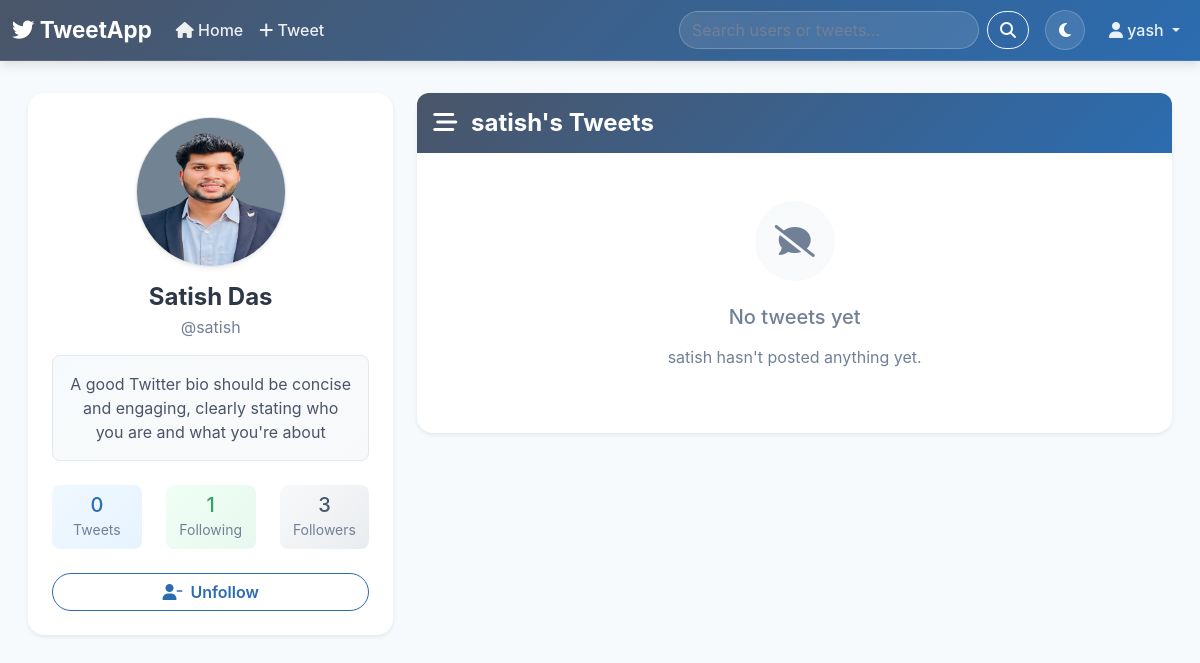
Page /tweet/profile/satish/ (signed in) on the earlier database version.
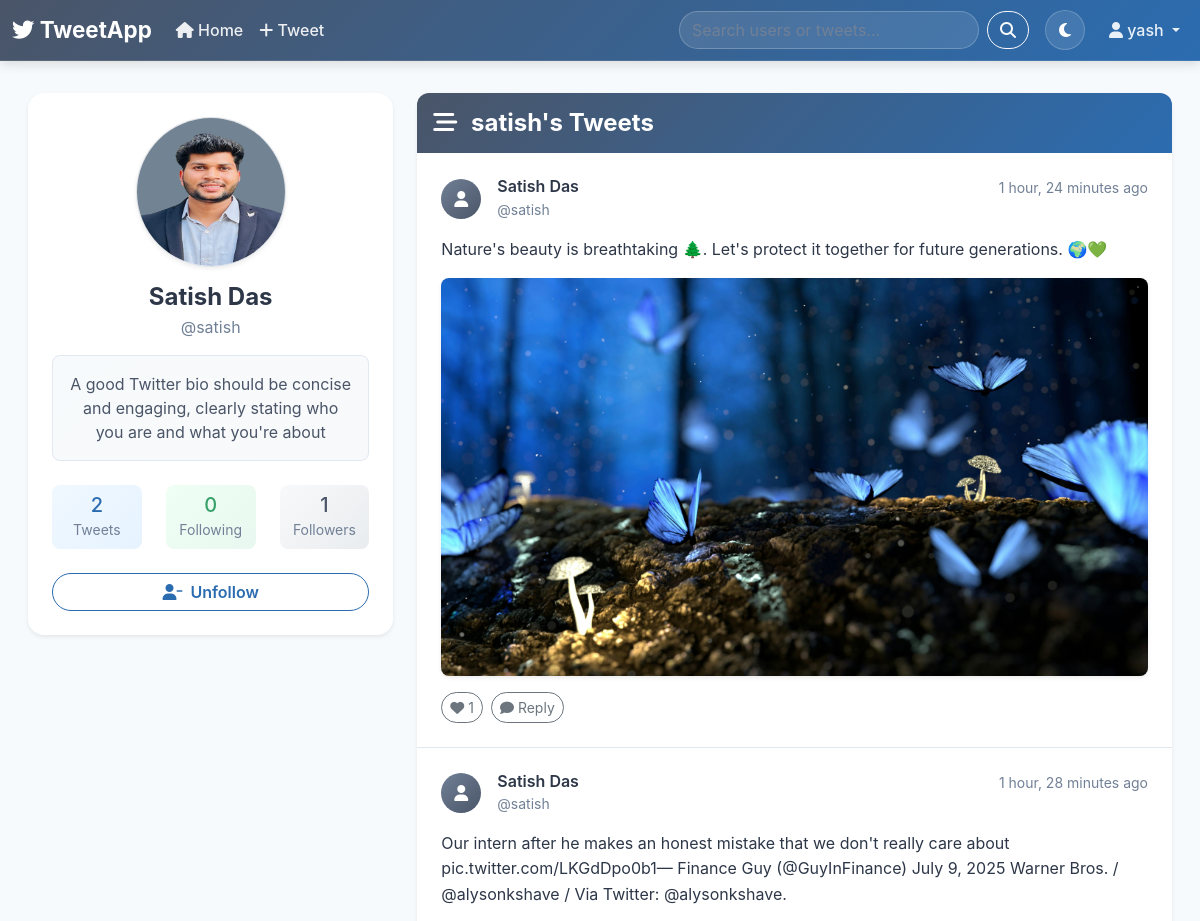
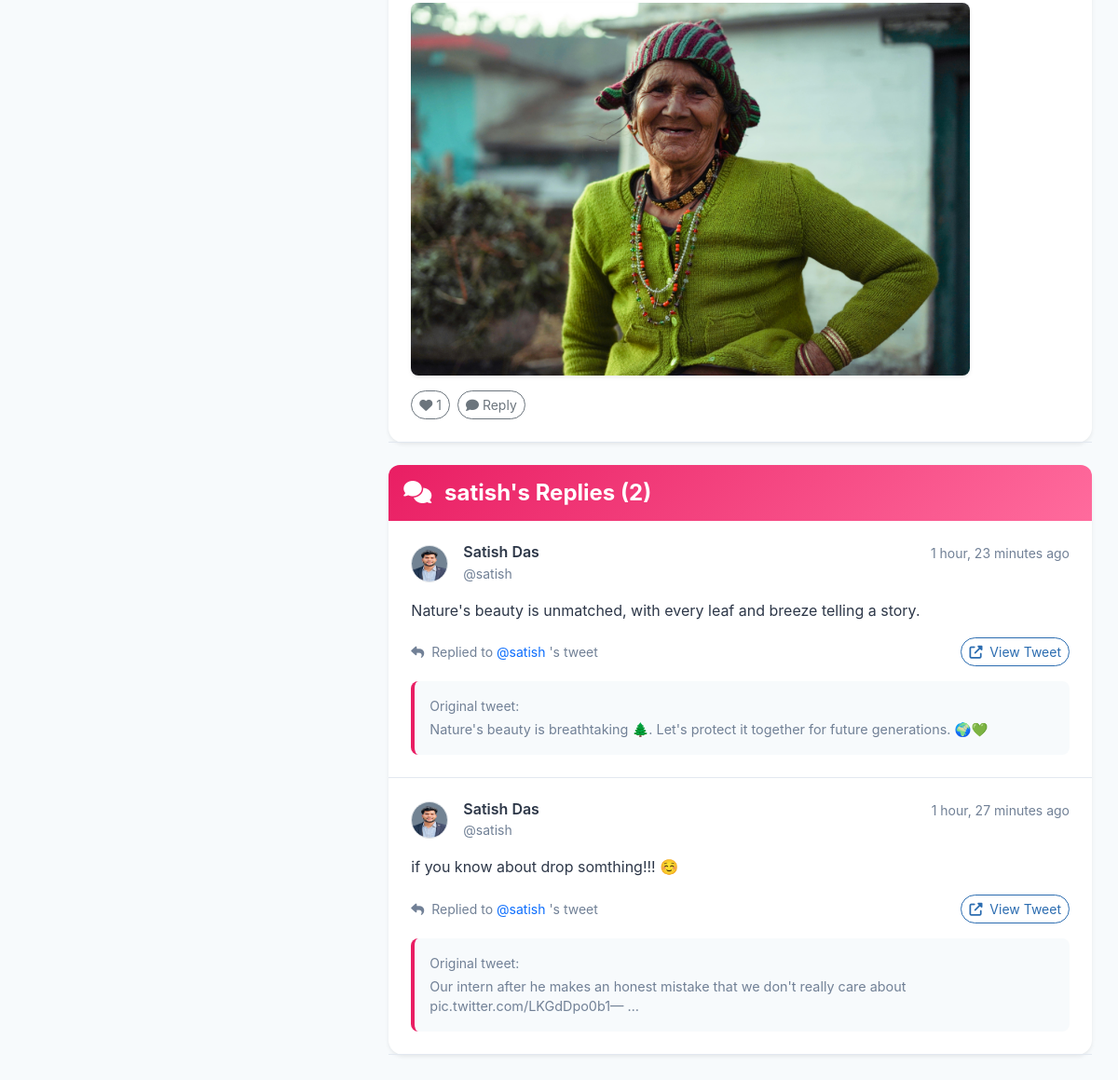
Same page on the later database version (2 pictures, top to bottom).
### tweet/models.py (models this page shows, shortened)
class UserProfile(models.Model):
    user = models.OneToOneField(User, on_delete=models.CASCADE)
    bio = models.TextField(max_length=500, blank=True)
    location = models.CharField(max_length=30, blank=True)
    birth_date = models.DateField(null=True, blank=True)
    avatar = models.ImageField(upload_to='avatars/', blank=True, null=True)
    website = models.URLField(blank=True)
    followers = models.ManyToManyField(User, related_name='following', blank=True)
    created_at = models.DateTimeField(auto_now_add=True)
    updated_at = models.DateTimeField(auto_now=True)
    @property
    def followers_count(self):
        return self.followers.count()
    @property
    def following_count(self):
        return self.user.following.count()

class Tweet(models.Model):
    user = models.ForeignKey(User, on_delete=models.CASCADE)
    text = models.TextField(max_length=240)
    photo = models.ImageField(upload_to='photos/', blank=True, null=True)
    created_at = models.DateTimeField(auto_now_add=True)
    updated_at = models.DateTimeField(auto_now=True)

class Comment(models.Model):
    user = models.ForeignKey(User, on_delete=models.CASCADE)
    tweet = models.ForeignKey(Tweet, on_delete=models.CASCADE, related_name='comments')
    text = models.TextField(max_length=280)
    created_at = models.DateTimeField(auto_now_add=True)
    updated_at = models.DateTimeField(auto_now=True)
    class Meta:
        ordering = ['-created_at']

### tweet/views.py (the view)
# urls.py: path('profile/', views.profile_view, name='profile_view'),
@login_required
def profile_view(request, username=None):
    if username:
        user = get_object_or_404(User, username=username)
    else:
        user = request.user
    profile, created = UserProfile.objects.get_or_create(user=user)
    tweets = Tweet.objects.filter(user=user).order_by('-created_at')
    comments = Comment.objects.filter(user=user).order_by('-created_at')
    context = {
        'profile_user': user,
        'profile': profile,
        'tweets': tweets,
        'comments': comments,
        'is_own_profile': user == request.user,
    }
    return render(request, 'profile.html', context)

### tweet/templates/profile.html (shortened to what the changed rows need)
{% extends "layout.html" %}
{% block content %}
<div class="row">
    <div class="col-md-4">
        <div class="card shadow-sm border-0 rounded-4">
            <div class="card-body text-center p-4">
                {% if profile.avatar %}
                    <img src="{{ profile.avatar.url }}" class="rounded-circle mb-3 border shadow-sm" width="150" height="150" alt="Avatar">
                {% else %}
                    <div class="mx-auto mb-3 d-flex align-items-center justify-content-center rounded-circle shadow-sm"
                         style="width: 150px; height: 150px; background: linear-gradient(135deg, var(--secondary-color) 0%, var(--primary-color) 100%); color: white;">
                        <i class="fas fa-user fa-3x"></i>
                    </div>
                {% endif %}
                <h4 class="fw-bold mb-1" style="color: var(--text-primary);">{{ profile_user.get_full_name|default:profile_user.username }}</h4>
                <p class="text-muted mb-3">@{{ profile_user.username }}</p>
                {% if profile.bio %}
                    <div class="mb-4">
                        <div class="p-3 rounded-3" style="background: linear-gradient(135deg, var(--light-bg) 0%, #f8f9fa 100%); border: 1px solid var(--border-color);">
                            <p class="mb-0" style="color: var(--text-secondary);">{{ profile.bio }}</p>
                        </div>
                    </div>
                {% endif %}
                <div class="row text-center mb-4">
                    <div class="col-4">
                        <div class="p-2 rounded-3" style="background: linear-gradient(135deg, #f0f8ff 0%, #e6f3ff 100%);">
                            <strong class="d-block h5 mb-0" style="color: var(--accent-color);">{{ tweets.count }}</strong>
                            <small class="text-muted">Tweets</small>
                        </div>
                    </div>
                    <div class="col-4">
                        <div class="p-2 rounded-3" style="background: linear-gradient(135deg, #f0fff4 0%, #e8f8f0 100%);">
                            <strong class="d-block h5 mb-0" style="color: var(--success-color);">{{ profile.following_count }}</strong>
                            <small class="text-muted">Following</small>
                        </div>
                    </div>
                    <div class="col-4">
                        <div class="p-2 rounded-3" style="background: linear-gradient(135deg, #f8f9fa 0%, #e9ecef 100%);">
                            <strong class="d-block h5 mb-0" style="color: var(--text-secondary);">{{ profile.followers_count }}</strong>
                            <small class="text-muted">Followers</small>
                        </div>
                    </div>
                </div>
                <div class="d-grid gap-2">
                    {% if is_own_profile %}
                        <a href="{% url 'profile_edit' %}" class="btn btn-primary rounded-pill fw-semibold">
                            <i class="fas fa-edit me-2"></i>Edit Profile
                        </a>
                    {% else %}
                        <a href="{% url 'follow_user' profile_user.username %}" class="btn btn-outline-primary rounded-pill fw-semibold">
                        </a>
                    {% endif %}
                </div>
            </div>
        </div>
    </div>
    <div class="col-md-8">
        <div class="card shadow-sm border-0 rounded-4">
            <div class="card-header border-0 py-3" style="background: linear-gradient(135deg, var(--primary-color) 0%, var(--accent-color) 100%); color: white; border-radius: 12px 12px 0 0;">
                <h4 class="mb-0 fw-bold">
                    <i class="fas fa-stream me-2"></i>
                    {{ profile_user.username }}'s Tweets
                </h4>
            </div>
            <div class="card-body p-0">
                {% if tweets %}
                    {% for tweet in tweets %}
                        <div class="p-4 border-bottom" style="border-color: var(--border-color) !important;">
                            <div class="d-flex justify-content-between align-items-start mb-3">
                                <div class="d-flex align-items-center">
                                    {% if tweet.user.profile.avatar %}
                                        <img src="{{ tweet.user.profile.avatar.url }}" class="rounded-circle me-3 border" width="40" height="40" alt="Avatar">
                                    {% else %}
                                        <div class="rounded-circle me-3 d-flex align-items-center justify-content-center"
                                             style="width: 40px; height: 40px; background: linear-gradient(135deg, var(--secondary-color) 0%, var(--primary-color) 100%); color: white;">
                                            <i class="fas fa-user"></i>
                                        </div>
                                    {% endif %}
                                    <div>
                                        <h6 class="mb-0 fw-semibold" style="color: var(--text-primary);">
                                            {{ tweet.user.get_full_name|default:tweet.user.username }}
                                        </h6>
                                        <small class="text-muted">@{{ tweet.user.username }}</small>
                                    </div>
                                </div>
                                <small class="text-muted">{{ tweet.created_at|timesince }} ago</small>
                            </div>
                            <div class="mb-3">
                                <p class="mb-0" style="color: var(--text-primary); line-height: 1.6;">{{ tweet.text }}</p>
                            </div>
                            {% if tweet.photo %}
                                <div class="mb-3">
                                    <img src="{{ tweet.photo.url }}" class="img-fluid rounded-3 shadow-sm" style="max-height: 400px;">
                                </div>
                            {% endif %}
                            <div class="d-flex justify-content-between align-items-center">
                                <div class="d-flex align-items-center">
                                    <button class="btn btn-sm btn-outline-secondary rounded-pill me-2">
                                        <i class="fas fa-heart"></i> {{ tweet.likes.count }}
                                    </button>
                                    <button class="btn btn-sm btn-outline-secondary rounded-pill">
                                        <i class="fas fa-comment"></i> Reply
                                    </button>
                                </div>
                            </div>
                        </div>
                    {% endfor %}
                {% else %}
                    <div class="text-center py-5">
                        <div class="mb-4">
                            <div class="mx-auto rounded-circle d-flex align-items-center justify-content-center"
                                 style="width: 80px; height: 80px; background: linear-gradient(135deg, var(--light-bg) 0%, #f8f9fa 100%); color: var(--text-muted);">
                                <i class="fas fa-comment-slash fa-2x"></i>
                            </div>
                        </div>
                        <h5 class="text-muted mb-3">No tweets yet</h5>
                        <p class="text-muted">
                            {% if is_own_profile %}
                                Share your first thought with the world!
                            {% else %}
                                {{ profile_user.username }} hasn't posted anything yet.
                            {% endif %}
                        </p>
                    </div>
                {% endif %}
            </div>
        </div>
        {% if comments %}
            <div class="card shadow-sm border-0 rounded-4 mt-4">
                <div class="card-header border-0 py-3" style="background: linear-gradient(135deg, #e91e63 0%, #ff6b9d 100%); color: white; border-radius: 12px 12px 0 0;">
                    <h4 class="mb-0 fw-bold">
                        <i class="fas fa-comments me-2"></i>
                        {{ profile_user.username }}'s Replies ({{ comments.count }})
                    </h4>
                </div>
                <div class="card-body p-0">
                    {% for comment in comments %}
                        <div class="p-4 border-bottom" style="border-color: var(--border-color) !important;">
                            <div class="d-flex justify-content-between align-items-start mb-3">
                                <div class="d-flex align-items-center">
                                    {% if comment.user.userprofile.avatar %}
                                        <img src="{{ comment.user.userprofile.avatar.url }}" class="rounded-circle me-3 border" width="40" height="40" alt="Avatar">
                                    {% else %}
                                        <div class="rounded-circle me-3 d-flex align-items-center justify-content-center"
                                             style="width: 40px; height: 40px; background: linear-gradient(135deg, var(--secondary-color) 0%, var(--primary-color) 100%); color: white;">
                                            <i class="fas fa-user"></i>
                                        </div>
                                    {% endif %}
                                    <div>
                                        <h6 class="mb-0 fw-semibold" style="color: var(--text-primary);">
                                            {{ comment.user.get_full_name|default:comment.user.username }}
                                        </h6>
                                        <small class="text-muted">@{{ comment.user.username }}</small>
                                    </div>
                                </div>
                                <small class="text-muted">{{ comment.created_at|timesince }} ago</small>
                            </div>
                            <div class="mb-3">
                                <p class="mb-0" style="color: var(--text-primary); line-height: 1.6;">{{ comment.text }}</p>
                            </div>
                            <div class="d-flex justify-content-between align-items-center">
                                <div class="d-flex align-items-center">
                                    <small class="text-muted me-3">
                                        <i class="fas fa-reply me-1"></i>
                                        Replied to
                                        <a href="{% url 'profile_view' comment.tweet.user.username %}" class="text-decoration-none">
                                            @{{ comment.tweet.user.username }}
                                        </a>'s tweet
                                    </small>
                                </div>
                                <a href="{% url 'tweet_detail' comment.tweet.id %}" class="btn btn-sm btn-outline-primary rounded-pill">
                                    <i class="fas fa-external-link-alt me-1"></i>
                                    View Tweet
                                </a>
                            </div>
                            <div class="mt-3 p-3 rounded-3" style="background: var(--light-bg); border-left: 4px solid #e91e63;">
                                <small class="text-muted d-block mb-1">Original tweet:</small>
                                <p class="mb-0 text-muted" style="font-size: 0.9rem;">
                                    {{ comment.tweet.text|truncatewords:15 }}
                                </p>
                            </div>
                        </div>
                    {% endfor %}
                </div>
            </div>
        {% endif %}
    </div>
</div>
{% endblock %}

Differences in the rows shown:
computed for UserProfile: following_count "1" → "0"; followers_count "3" → "1"
added Tweet: user.get_full_name "Satish Das", user.username "satish", created_at "1 hour, 24 minutes", text "Nature's beauty is breathtaking 🌲. Let's protect it together for future generations. 🌍💚", photo (picture), likes.count "1"
added Tweet: user.get_full_name "Satish Das", user.username "satish", created_at "1 hour, 28 minutes", text "Our intern after he makes an honest mistake that we don't really care about pic.twitter.com/LKGdDpo0b1— Finance Guy (@GuyInFinance) July 9, 2025 Warner Bros. / @alysonkshave / Via Twitter: @alysonkshave.", photo (picture), likes.count "1"
added Comment: user.userprofile.avatar (picture), user.get_full_name "Satish Das", user.username "satish", created_at "1 hour, 23 minutes", text "Nature's beauty is unmatched, with every leaf and breeze telling a story.", tweet.user.username "satish", tweet.text "Nature's beauty is breathtaking 🌲. Let's protect it together for future generations. 🌍💚"
added Comment: user.userprofile.avatar (picture), user.get_full_name "Satish Das", user.username "satish", created_at "1 hour, 27 minutes", text "if you know about drop somthing!!! ☺️", tweet.user.username "satish", tweet.text "Our intern after he makes an honest mistake that we don't really care about pic.twitter.com/LKGdDpo0b1— …"
Other differences:
{{ tweets.count }}: "0" → "2"
{{ profile_user.username }}: (not shown) → "satish"
{{ comments.count }}: (not shown) → "2"
{{ profile_user.username }}: "satish" → (not shown)
text no longer shown: "No tweets yet hasn't posted anything yet."
text now shown: "'s Replies ( )"
